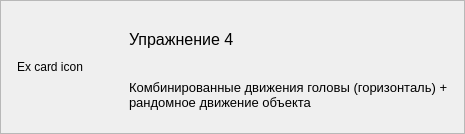
                  <widget class="ClickableCard" name="card_excersise_apple_4">
                   <property name="frameShape">
                    <enum>QFrame::StyledPanel</enum>
                   </property>
                   <property name="frameShadow">
                    <enum>QFrame::Raised</enum>
                   </property>
                   <property name="choosable" stdset="0">
                    <bool>true</bool>
                   </property>
                   <layout class="QHBoxLayout" name="horizontalLayout_13" stretch="1,4">
                    <property name="spacing">
                     <number>12</number>
                    </property>
                    <property name="leftMargin">
                     <number>16</number>
                    </property>
                    <property name="topMargin">
                     <number>16</number>
                    </property>
                    <property name="rightMargin">
                     <number>16</number>
                    </property>
                    <property name="bottomMargin">
                     <number>16</number>
                    </property>
                    <item>
                     <widget class="CardIcon" name="label_28">
                      <property name="sizePolicy">
                       <sizepolicy hsizetype="Minimum" vsizetype="Minimum">
                        <horstretch>0</horstretch>
                        <verstretch>0</verstretch>
                       </sizepolicy>
                      </property>
                      <property name="minimumSize">
                       <size>
                        <width>100</width>
                        <height>100</height>
                       </size>
                      </property>
                      <property name="text">
                       <string>Ex card icon</string>
                      </property>
                      <property name="svg_file" stdset="0">
                       <string>./img/ex_4_icon.svg</string>
                      </property>
                      <property name="scale" stdset="0">
                       <double>1.300000000000000</double>
                      </property>
                      <property name="main_color" stdset="0">
                       <string>#9b59b6</string>
                      </property>
                      <property name="circle_color" stdset="0">
                       <string>#f4edf7</string>
                      </property>
                     </widget>
                    </item>
                    <item>
                     <layout class="QVBoxLayout" name="verticalLayout_23">
                      <item>
                       <widget class="QLabel" name="label_29">
                        <property name="font">
                         <font>
                          <pointsize>12</pointsize>
                         </font>
                        </property>
                        <property name="text">
                         <string>Упражнение 4</string>
                        </property>
                       </widget>
                      </item>
                      <item>
                       <widget class="QLabel" name="label_30">
                        <property name="font">
                         <font>
                          <pointsize>10</pointsize>
                         </font>
                        </property>
                        <property name="text">
                         <string>Комбинированные движения головы (горизонталь) + рандомное движение объекта</string>
                        </property>
                        <property name="wordWrap">
                         <bool>true</bool>
                        </property>
                       </widget>
                      </item>
                     </layout>
                    </item>
                   </layout>
                  </widget>
